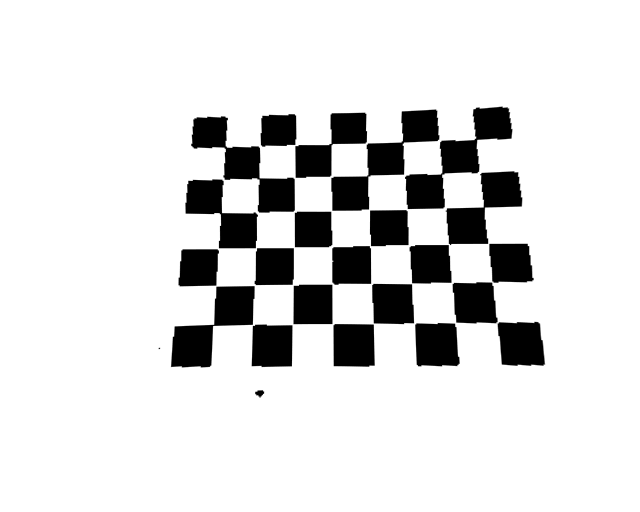
#> input picture data/images/rect_left.png, 640 x 512 px, found by its file name
$ python epipolar_chessboard.py
#> lines starting #> are read from the running program, lines starting #| are printed output that depends on the picture; after the words box and inside, x2 and y2 are one past the last pixel; in counts of white or black regions, pixels touching at a corner belong together
import numpy as np
import cv2 as cv
from matplotlib import pyplot as plt

# 1. Load Images (Ensure these are your chessboard images)
img1 = cv.imread('images/rect_left.png',
                 cv.IMREAD_GRAYSCALE)  # queryimage # left image
#> img1 is the input picture: shape (512, 640); min 0, max 255, mean 221.1
img2 = cv.imread('images/rect_right.png',
                 cv.IMREAD_GRAYSCALE)  # trainimage # right image
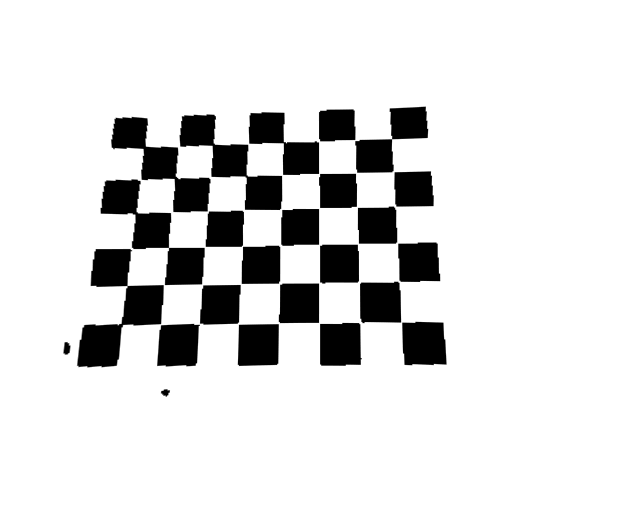
#> input picture data/images/rect_right.png, 640 x 512 px, found by its file name
#> img2 is the input picture: shape (512, 640); min 0, max 255, mean 221.5

# 2. Define Chessboard Parameters
# Change this to match the internal corners of your specific chessboard (e.g., 9x6, 7x7)
pattern_size = (8, 6)

# 3. Find Chessboard Corners (Replaces SIFT)
ret1, corners1 = cv.findChessboardCorners(img1, pattern_size, None)
#> ret1 = True; corners1 = 48 rows, first 8: [225.3, 147.2], [259.8, 146.6], [294.9, 145.2], [331.4, 143.6], [366.3, 143.1], [402.3, 141.8], [438.5, 139.8], [475.9, 138.6]
ret2, corners2 = cv.findChessboardCorners(img2, pattern_size, None)
#> ret2 = True; corners2 = 48 rows, first 8: [145.6, 146.2], [179.5, 145.9], [213.9, 143.9], [248.4, 143.5], [283.4, 142.1], [319.3, 141.3], [354.8, 140.1], [391.6, 138.7]

if ret1 and ret2:
    # 4. Refine corners to sub-pixel accuracy (Critical for calibration/epipolar geometry)
    criteria = (cv.TERM_CRITERIA_EPS + cv.TERM_CRITERIA_MAX_ITER, 30, 0.001)
    corners1 = cv.cornerSubPix(img1, corners1, (11, 11), (-1, -1), criteria)
#> corners1 = 48 rows, first 8: [225.2, 147.3], [259.9, 145.8], [294.8, 144.6], [331, 143.9], [366.3, 143.2], [402.7, 141.9], [439, 140.5], [475.8, 139.3]
    corners2 = cv.cornerSubPix(img2, corners2, (11, 11), (-1, -1), criteria)
#> corners2 = 48 rows, first 8: [144.2, 147.4], [179, 146.9], [212.7, 144.5], [248.5, 143.8], [283.6, 142.5], [318.6, 141], [354.9, 140.2], [391.4, 138.7]

    # 5. Prepare points
    # Squeeze the shape from (N, 1, 2) to (N, 2) to match the original script's format
    pts1 = corners1.squeeze()
#> pts1 = 48 pairs, first value 213.2 to 497.2, second value 139.3 to 324.8
    pts2 = corners2.squeeze()
#> pts2 = 48 pairs, first value 121.3 to 401.2, second value 138.7 to 324.4

    # Convert to int32 as per the original script's requirement for drawing
    # (Though findFundamentalMat works better with floats, we stick to your original flow)
    pts1 = np.int32(pts1)
#> pts1 = 48 pairs, first value 213 to 497, second value 139 to 324
    pts2 = np.int32(pts2)
#> pts2 = 48 pairs, first value 121 to 401, second value 138 to 324

else:
    print(
        "Error: Chessboard corners not found in one or both images. Check pattern_size."
    )
    exit()

# --- The rest of the script remains largely the same ---

# Compute Fundamental Matrix
F, mask = cv.findFundamentalMat(pts1, pts2, cv.FM_LMEDS)
#> F = [[-2.57e-21, -1.68e-18, 3.37e-16], [1.66e-18, -7.55e-20, -0.00668], [-3.33e-16, 0.00668, 2.51e-14]]; mask = 48 values, max 1 at index 0, min 0 at index 1, mean 0.562

# We select only inlier points
pts1 = pts1[mask.ravel() == 1]
#> pts1 = 27 pairs, first value 215 to 497, second value 140 to 324
pts2 = pts2[mask.ravel() == 1]
#> pts2 = 27 pairs, first value 126 to 401, second value 140 to 324


def drawlines(img1, img2, lines, pts1, pts2):
    ''' img1 - image on which we draw the epilines for the points in img2
        lines - corresponding epilines '''
    r, c = img1.shape
    img1 = cv.cvtColor(img1, cv.COLOR_GRAY2BGR)
    img2 = cv.cvtColor(img2, cv.COLOR_GRAY2BGR)
    for r, pt1, pt2 in zip(lines, pts1, pts2):
        color = tuple(np.random.randint(0, 255, 3).tolist())
        x0, y0 = map(int, [0, -r[2] / r[1]])
        x1, y1 = map(int, [c, -(r[2] + r[0] * c) / r[1]])
        img1 = cv.line(img1, (x0, y0), (x1, y1), color, 1)
        img1 = cv.circle(img1, tuple(pt1), 5, color, -1)
        img2 = cv.circle(img2, tuple(pt2), 5, color, -1)
    return img1, img2


# Find epilines corresponding to points in right image (second image) and
# drawing its lines on left image
lines1 = cv.computeCorrespondEpilines(pts2.reshape(-1, 1, 2), 2, F)
#> lines1 = 27 rows, first 8: [-1.33e-14, 1, -147], [-1.41e-14, 1, -144], [-1.43e-14, 1, -143], [-1.51e-14, 1, -140], [-5.32e-15, 1, -179], [-5.58e-15, 1, -178], [-6.11e-15, 1, -176], [2.9e-15, 1, -212]
lines1 = lines1.reshape(-1, 3)
img5, img6 = drawlines(img1, img2, lines1, pts1, pts2)
#> the loop in drawlines, `for r, pt1, pt2 in zip(lines, pts1, pts2):` made 27 passes
#> (r, pt1, pt2, color, y0, y1) on passes 1 to 9: ([-1.33e-14, 1, -147], [225, 147], [144, 147], (172, 47, 117), 147, 147), ([-1.41e-14, 1, -144], [294, 144], [212, 144], (192, 67, 251), 144, 144), ([-1.43e-14, 1, -143], [331, 143], [248, 143], (195, 103, 9), 143, 143), ([-1.51e-14, 1, -140], [439, 140], [354, 140], (211, 21, 242), 140, 140), ([-5.32e-15, 1, -179], [223, 179], [140, 179], (36, 87, 70), 179, 179), ([-5.58e-15, 1, -178], [258, 178], [175, 178], (216, 88, 140), 178, 178), ([-6.11e-15, 1, -176], [330, 176], [246, 176], (58, 193, 230), 176, 176), ([2.9e-15, 1, -212], [220, 212], [135, 212], (39, 87, 174), 212, 211), ([2.89e-15, 1, -212], [256, 212], [171, 212], (88, 81, 165), 212, 211)
#> after the loop in drawlines, `for r, pt1, pt2 in zip(lines, pts1, pts2):`:
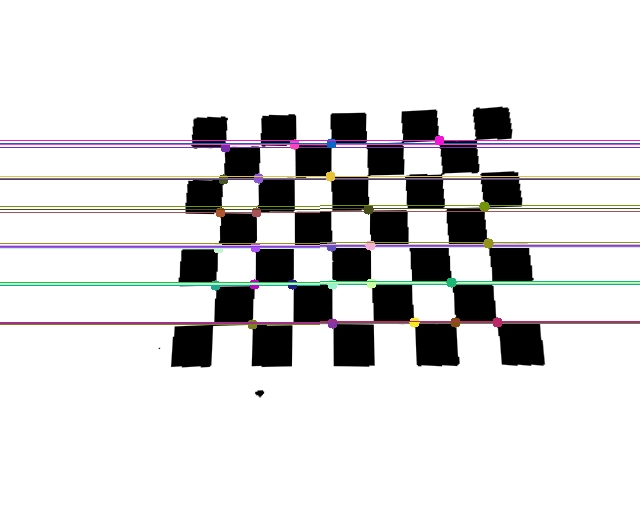
#> img1: shape (512, 640, 3); mean B, G, R 218.6, 218, 219
#> after the loop in drawlines, `for r, pt1, pt2 in zip(lines, pts1, pts2):`:
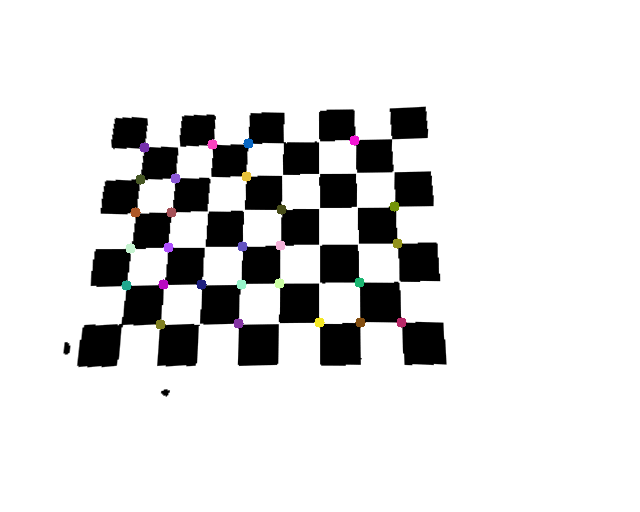
#> img2: shape (512, 640, 3); mean B, G, R 221.4, 221.4, 221.5

# Find epilines corresponding to points in left image (first image) and
# drawing its lines on right image
lines2 = cv.computeCorrespondEpilines(pts1.reshape(-1, 1, 2), 1, F)
#> lines2 = 27 rows, first 8: [1.33e-14, -1, 147], [1.4e-14, -1, 144], [1.43e-14, -1, 143], [1.5e-14, -1, 140], [5.24e-15, -1, 179], [5.48e-15, -1, 178], [5.95e-15, -1, 176], [-3.06e-15, -1, 212]
lines2 = lines2.reshape(-1, 3)
img3, img4 = drawlines(img2, img1, lines2, pts2, pts1)
#> the loop in drawlines (call 2), `for r, pt1, pt2 in zip(lines, pts1, pts2):` made 27 passes
#> (r, pt1, pt2, color, y0, y1) on passes 1 to 9: ([1.33e-14, -1, 147], [144, 147], [225, 147], (31, 120, 1), 147, 147), ([1.4e-14, -1, 144], [212, 144], [294, 144], (65, 231, 169), 144, 144), ([1.43e-14, -1, 143], [248, 143], [331, 143], (57, 35, 102), 143, 143), ([1.5e-14, -1, 140], [354, 140], [439, 140], (119, 11, 174), 140, 140), ([5.24e-15, -1, 179], [140, 179], [223, 179], (82, 91, 128), 179, 179), ([5.48e-15, -1, 178], [175, 178], [258, 178], (142, 99, 53), 178, 178), ([5.95e-15, -1, 176], [246, 176], [330, 176], (140, 121, 170), 176, 176), ([-3.06e-15, -1, 212], [135, 212], [220, 212], (84, 203, 68), 212, 211), ([-3.08e-15, -1, 212], [171, 212], [256, 212], (6, 196, 47), 212, 211)
#> pass 1, in drawlines (call 2), `img1 = cv.line(img1, (x0, y0), (x1, y1), color, 1)`:
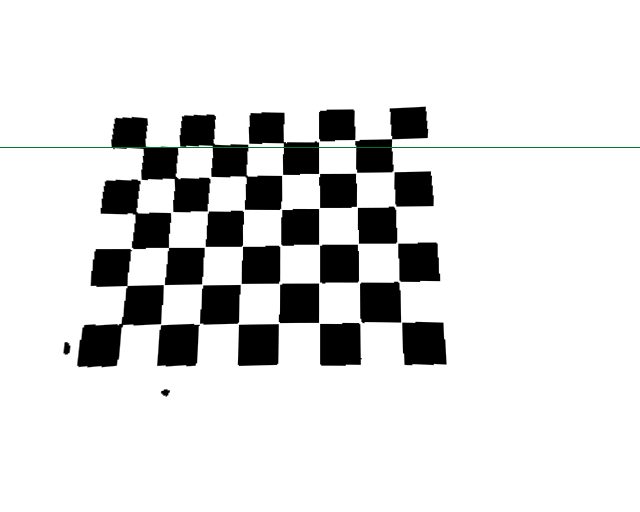
#> img1: shape (512, 640, 3); 0.2% of pixels changed, all inside (x1, y1, x2, y2) = (0, 147, 640, 148)
#> pass 2, in drawlines (call 2), `img1 = cv.line(img1, (x0, y0), (x1, y1), color, 1)`:
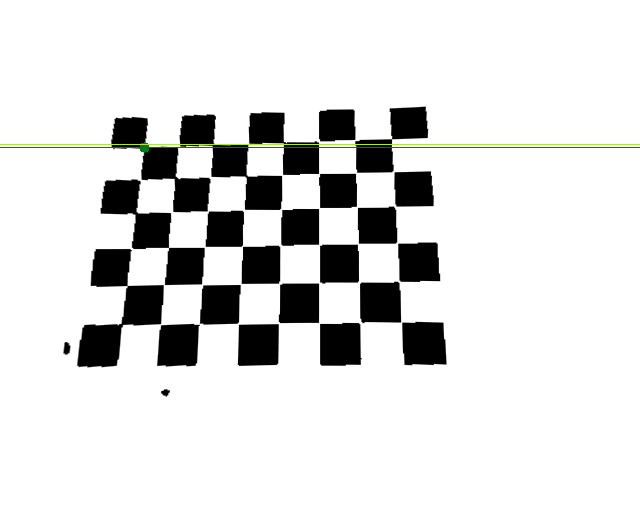
#> img1: shape (512, 640, 3); mean B, G, R 220.9, 221.4, 221.1
#> after the loop in drawlines (call 2), `for r, pt1, pt2 in zip(lines, pts1, pts2):`:
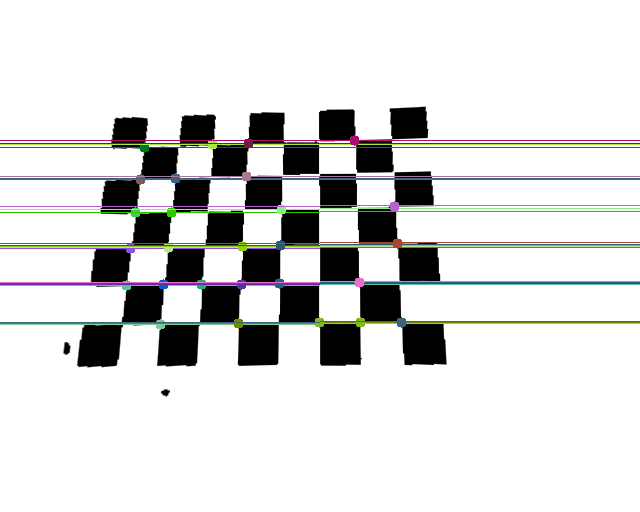
#> img1: shape (512, 640, 3); 4.29% of pixels changed, all inside (x1, y1, x2, y2) = (0, 135, 640, 330)
#> after the loop in drawlines (call 2), `for r, pt1, pt2 in zip(lines, pts1, pts2):`:
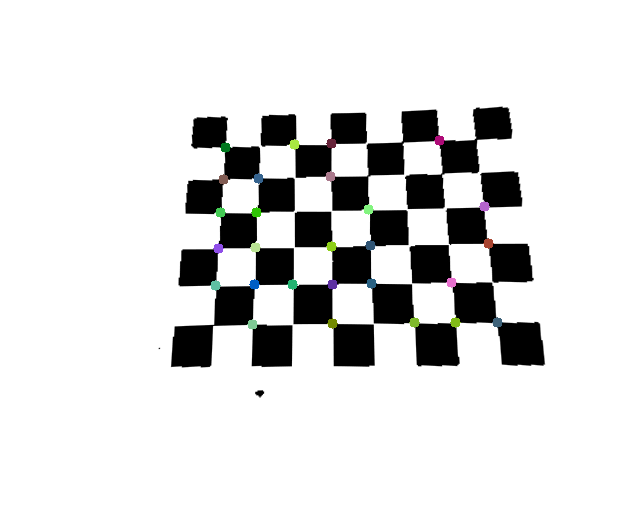
#> img2: shape (512, 640, 3); mean B, G, R 220.9, 221, 220.9

plt.subplot(121), plt.imshow(img5)
plt.subplot(122), plt.imshow(img3)
plt.show()
#> figure, not shown here; B, G, R data is drawn as R, G, B
